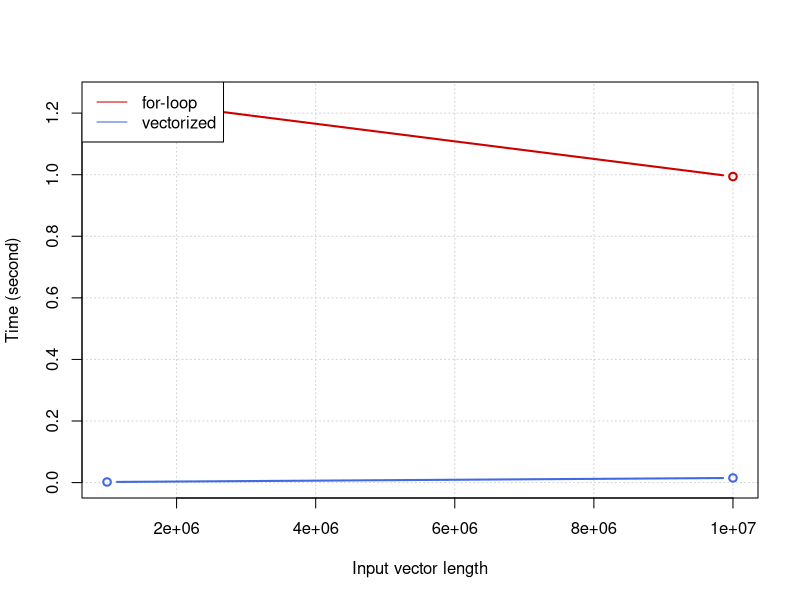

The R script that drew this image:
## ---- chunk 1
f1 <- function(x, y){
  z <- vector("numeric", length(x))
  for(i in 1:length(x)){
    z[i]<-x[i]+y[i]
  }
  return (z)
}
## ---- chunk 2
f2 <- function(x,y){
  z <- x + y
return (z)}
## ---- chunk 3
plot.runtime <- function(ns, t.loop, t.vectorized)
{
  plot(ns, t.loop, ylim=c(0, max(t.loop)), col="red3", 
       type="b", panel.first=grid(), lwd=2,
       xlab="Input vector length",
       ylab="Time (second)")
  lines(ns, t.vectorized, col="royalblue", type="b", lwd=2)
  legend("topleft", c("for-loop", "vectorized"), 
         col=c("red3", "royalblue"), lwd=1)
}
## ---- chunk 4
ns <- c(1000000, 10000000)
t.loop <- c(0,0)
t.vectorized <- c(0,0)
for(i in 1:2){
x <- rnorm(ns[i])
y <- rnorm(ns[i])
t.loop[i] <- system.time(f1(x, y))[1]
t.vectorized[i] <- system.time(f2(x, y))[1]
}
plot.runtime(ns, t.loop, t.vectorized)
print(t.loop)
print(t.vectorized)
